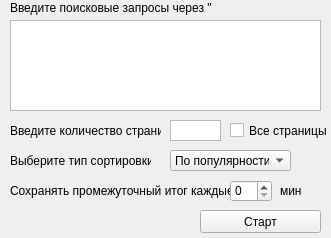
<?xml version="1.0" encoding="UTF-8"?>
<ui version="4.0">
 <class>Parser</class>
 <widget class="QWidget" name="Parser">
  <property name="geometry">
   <rect>
    <x>0</x>
    <y>0</y>
    <width>331</width>
    <height>238</height>
   </rect>
  </property>
  <property name="windowTitle">
   <string>Form</string>
  </property>
  <widget class="QTextEdit" name="searchRequestsList">
   <property name="geometry">
    <rect>
     <x>10</x>
     <y>20</y>
     <width>311</width>
     <height>91</height>
    </rect>
   </property>
  </widget>
  <widget class="QLabel" name="label">
   <property name="geometry">
    <rect>
     <x>10</x>
     <y>0</y>
     <width>201</width>
     <height>16</height>
    </rect>
   </property>
   <property name="text">
    <string>Введите поисковые запросы через &quot;;&quot;:</string>
   </property>
  </widget>
  <widget class="QLabel" name="label_2">
   <property name="geometry">
    <rect>
     <x>10</x>
     <y>120</y>
     <width>151</width>
     <height>21</height>
    </rect>
   </property>
   <property name="text">
    <string>Введите количество страниц:</string>
   </property>
  </widget>
  <widget class="QTextEdit" name="countPage">
   <property name="geometry">
    <rect>
     <x>170</x>
     <y>120</y>
     <width>51</width>
     <height>21</height>
    </rect>
   </property>
   <property name="verticalScrollBarPolicy">
    <enum>Qt::ScrollBarAlwaysOff</enum>
   </property>
   <property name="horizontalScrollBarPolicy">
    <enum>Qt::ScrollBarAlwaysOff</enum>
   </property>
  </widget>
  <widget class="QComboBox" name="sorting">
   <property name="geometry">
    <rect>
     <x>170</x>
     <y>150</y>
     <width>121</width>
     <height>21</height>
    </rect>
   </property>
   <item>
    <property name="text">
     <string>По популярности</string>
    </property>
   </item>
   <item>
    <property name="text">
     <string>По рейтингу</string>
    </property>
   </item>
   <item>
    <property name="text">
     <string>По цене</string>
    </property>
   </item>
   <item>
    <property name="text">
     <string>По скидке</string>
    </property>
   </item>
   <item>
    <property name="text">
     <string>По обновлению</string>
    </property>
   </item>
   <item>
    <property name="text">
     <string>По всем, по порядку</string>
    </property>
   </item>
  </widget>
  <widget class="QLabel" name="label_3">
   <property name="geometry">
    <rect>
     <x>10</x>
     <y>150</y>
     <width>141</width>
     <height>21</height>
    </rect>
   </property>
   <property name="text">
    <string>Выберите тип сортировки:</string>
   </property>
  </widget>
  <widget class="QCheckBox" name="allPageCheckBox">
   <property name="geometry">
    <rect>
     <x>230</x>
     <y>120</y>
     <width>101</width>
     <height>21</height>
    </rect>
   </property>
   <property name="text">
    <string>Все страницы</string>
   </property>
  </widget>
  <widget class="QPushButton" name="startButton">
   <property name="geometry">
    <rect>
     <x>200</x>
     <y>210</y>
     <width>121</width>
     <height>23</height>
    </rect>
   </property>
   <property name="text">
    <string>Старт</string>
   </property>
  </widget>
  <widget class="QLabel" name="label_4">
   <property name="geometry">
    <rect>
     <x>10</x>
     <y>180</y>
     <width>241</width>
     <height>21</height>
    </rect>
   </property>
   <property name="text">
    <string>Сохранять промежуточный итог каждые:</string>
   </property>
  </widget>
  <widget class="QSpinBox" name="timerSave">
   <property name="geometry">
    <rect>
     <x>230</x>
     <y>180</y>
     <width>42</width>
     <height>22</height>
    </rect>
   </property>
  </widget>
  <widget class="QLabel" name="label_5">
   <property name="geometry">
    <rect>
     <x>280</x>
     <y>180</y>
     <width>21</width>
     <height>21</height>
    </rect>
   </property>
   <property name="text">
    <string>мин</string>
   </property>
  </widget>
 </widget>
 <resources/>
 <connections/>
</ui>
